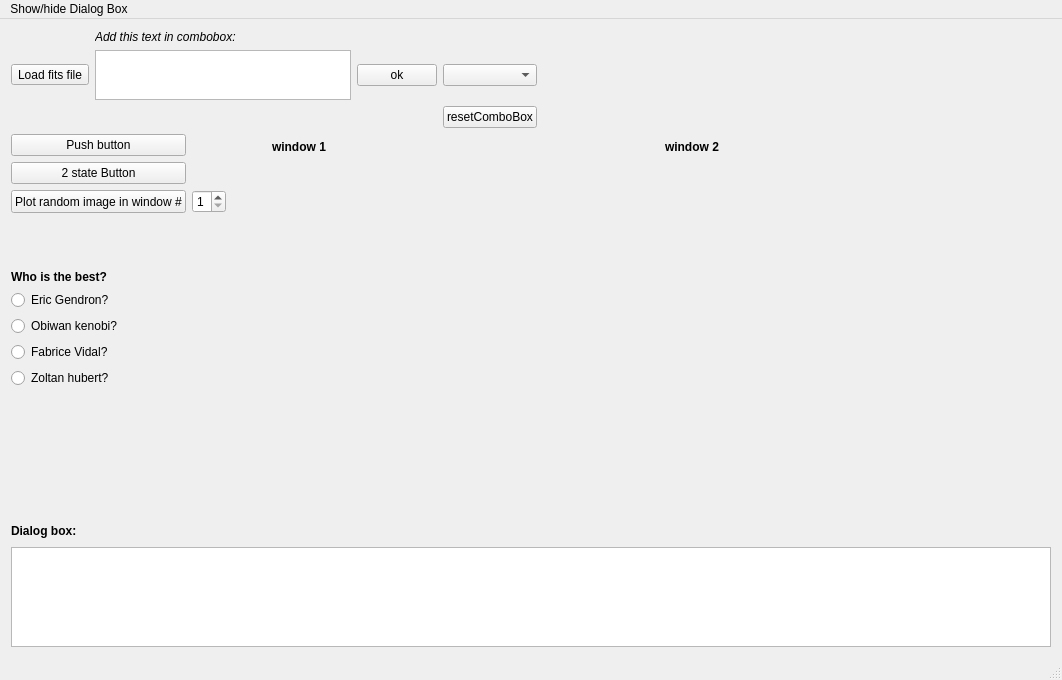
<?xml version="1.0" encoding="UTF-8"?>
<ui version="4.0">
 <class>demo_qt</class>
 <widget class="QMainWindow" name="demo_qt">
  <property name="geometry">
   <rect>
    <x>0</x>
    <y>0</y>
    <width>1062</width>
    <height>680</height>
   </rect>
  </property>
  <property name="windowTitle">
   <string>demo</string>
  </property>
  <widget class="QWidget" name="centralWidget">
   <layout class="QVBoxLayout" name="verticalLayout_5">
    <item>
     <layout class="QHBoxLayout" name="horizontalLayout">
      <item>
       <layout class="QGridLayout" name="gridLayout_2">
        <item row="0" column="1" colspan="2">
         <widget class="QLabel" name="AOMode">
          <property name="font">
           <font>
            <italic>true</italic>
           </font>
          </property>
          <property name="text">
           <string>Add this text in combobox:</string>
          </property>
         </widget>
        </item>
        <item row="1" column="0">
         <widget class="QToolButton" name="loadfitsButton">
          <property name="text">
           <string>Load fits file</string>
          </property>
          <property name="shortcut">
           <string>Ctrl+S</string>
          </property>
         </widget>
        </item>
        <item row="1" column="1">
         <widget class="QTextEdit" name="textEdit">
          <property name="sizePolicy">
           <sizepolicy hsizetype="Fixed" vsizetype="Minimum">
            <horstretch>0</horstretch>
            <verstretch>0</verstretch>
           </sizepolicy>
          </property>
          <property name="maximumSize">
           <size>
            <width>16777215</width>
            <height>50</height>
           </size>
          </property>
         </widget>
        </item>
        <item row="1" column="2">
         <widget class="QPushButton" name="okButton">
          <property name="sizePolicy">
           <sizepolicy hsizetype="Fixed" vsizetype="Fixed">
            <horstretch>0</horstretch>
            <verstretch>0</verstretch>
           </sizepolicy>
          </property>
          <property name="text">
           <string>ok</string>
          </property>
         </widget>
        </item>
        <item row="1" column="3">
         <widget class="QComboBox" name="ComboBox"/>
        </item>
        <item row="2" column="3">
         <widget class="QPushButton" name="resetCombobox">
          <property name="text">
           <string>resetComboBox</string>
          </property>
         </widget>
        </item>
       </layout>
      </item>
      <item>
       <spacer name="horizontalSpacer">
        <property name="orientation">
         <enum>Qt::Horizontal</enum>
        </property>
        <property name="sizeHint" stdset="0">
         <size>
          <width>309</width>
          <height>20</height>
         </size>
        </property>
       </spacer>
      </item>
     </layout>
    </item>
    <item>
     <layout class="QHBoxLayout" name="horizontalLayout_4">
      <item>
       <layout class="QVBoxLayout" name="verticalLayout_4">
        <item>
         <layout class="QHBoxLayout" name="horizontalLayout_2">
          <item>
           <layout class="QGridLayout" name="gridLayout_3">
            <item row="0" column="0">
             <widget class="QPushButton" name="pushButton">
              <property name="text">
               <string>Push button</string>
              </property>
             </widget>
            </item>
            <item row="1" column="0">
             <widget class="QPushButton" name="twoStateButton">
              <property name="text">
               <string>2 state Button</string>
              </property>
              <property name="checkable">
               <bool>false</bool>
              </property>
             </widget>
            </item>
            <item row="2" column="1">
             <widget class="QSpinBox" name="winNumber">
              <property name="minimum">
               <number>1</number>
              </property>
              <property name="maximum">
               <number>2</number>
              </property>
              <property name="value">
               <number>1</number>
              </property>
             </widget>
            </item>
            <item row="2" column="0">
             <widget class="QPushButton" name="plotRandom">
              <property name="sizePolicy">
               <sizepolicy hsizetype="Minimum" vsizetype="Expanding">
                <horstretch>0</horstretch>
                <verstretch>0</verstretch>
               </sizepolicy>
              </property>
              <property name="text">
               <string>Plot random image in window #</string>
              </property>
             </widget>
            </item>
           </layout>
          </item>
          <item>
           <spacer name="horizontalSpacer_2">
            <property name="orientation">
             <enum>Qt::Horizontal</enum>
            </property>
            <property name="sizeType">
             <enum>QSizePolicy::Fixed</enum>
            </property>
            <property name="sizeHint" stdset="0">
             <size>
              <width>40</width>
              <height>20</height>
             </size>
            </property>
           </spacer>
          </item>
         </layout>
        </item>
        <item>
         <spacer name="verticalSpacer">
          <property name="orientation">
           <enum>Qt::Vertical</enum>
          </property>
          <property name="sizeHint" stdset="0">
           <size>
            <width>20</width>
            <height>40</height>
           </size>
          </property>
         </spacer>
        </item>
        <item>
         <layout class="QHBoxLayout" name="horizontalLayout_3">
          <item>
           <layout class="QVBoxLayout" name="verticalLayout_2">
            <item>
             <widget class="QLabel" name="AOMode_2">
              <property name="font">
               <font>
                <weight>75</weight>
                <bold>true</bold>
               </font>
              </property>
              <property name="text">
               <string>Who is the best?</string>
              </property>
             </widget>
            </item>
            <item>
             <widget class="QRadioButton" name="radioButton_1">
              <property name="text">
               <string>Eric Gendron?</string>
              </property>
             </widget>
            </item>
            <item>
             <widget class="QRadioButton" name="radioButton_2">
              <property name="text">
               <string>Obiwan kenobi?</string>
              </property>
             </widget>
            </item>
            <item>
             <widget class="QRadioButton" name="radioButton_3">
              <property name="text">
               <string>Fabrice Vidal?</string>
              </property>
             </widget>
            </item>
            <item>
             <widget class="QRadioButton" name="radioButton_4">
              <property name="text">
               <string>Zoltan hubert?</string>
              </property>
             </widget>
            </item>
           </layout>
          </item>
          <item>
           <spacer name="horizontalSpacer_3">
            <property name="orientation">
             <enum>Qt::Horizontal</enum>
            </property>
            <property name="sizeType">
             <enum>QSizePolicy::Fixed</enum>
            </property>
            <property name="sizeHint" stdset="0">
             <size>
              <width>40</width>
              <height>20</height>
             </size>
            </property>
           </spacer>
          </item>
         </layout>
        </item>
       </layout>
      </item>
      <item>
       <layout class="QGridLayout" name="gridLayout">
        <item row="0" column="1">
         <widget class="MatplotlibWidget" name="window2" native="true">
          <property name="sizePolicy">
           <sizepolicy hsizetype="MinimumExpanding" vsizetype="MinimumExpanding">
            <horstretch>0</horstretch>
            <verstretch>0</verstretch>
           </sizepolicy>
          </property>
          <property name="minimumSize">
           <size>
            <width>200</width>
            <height>200</height>
           </size>
          </property>
          <widget class="QLabel" name="WFSUsed_2">
           <property name="geometry">
            <rect>
             <x>0</x>
             <y>0</y>
             <width>99</width>
             <height>26</height>
            </rect>
           </property>
           <property name="font">
            <font>
             <weight>75</weight>
             <bold>true</bold>
            </font>
           </property>
           <property name="text">
            <string>window 2</string>
           </property>
          </widget>
         </widget>
        </item>
        <item row="0" column="0">
         <widget class="MatplotlibWidget" name="window1" native="true">
          <property name="sizePolicy">
           <sizepolicy hsizetype="MinimumExpanding" vsizetype="MinimumExpanding">
            <horstretch>0</horstretch>
            <verstretch>0</verstretch>
           </sizepolicy>
          </property>
          <property name="minimumSize">
           <size>
            <width>200</width>
            <height>200</height>
           </size>
          </property>
          <widget class="QLabel" name="WFSUsed">
           <property name="geometry">
            <rect>
             <x>0</x>
             <y>0</y>
             <width>99</width>
             <height>26</height>
            </rect>
           </property>
           <property name="font">
            <font>
             <weight>75</weight>
             <bold>true</bold>
            </font>
           </property>
           <property name="text">
            <string>window 1</string>
           </property>
          </widget>
         </widget>
        </item>
       </layout>
      </item>
     </layout>
    </item>
    <item>
     <layout class="QVBoxLayout" name="verticalLayout_3">
      <item>
       <spacer name="verticalSpacer_4">
        <property name="orientation">
         <enum>Qt::Vertical</enum>
        </property>
        <property name="sizeHint" stdset="0">
         <size>
          <width>20</width>
          <height>40</height>
         </size>
        </property>
       </spacer>
      </item>
      <item>
       <layout class="QVBoxLayout" name="verticalLayout">
        <item>
         <widget class="QLabel" name="label_2">
          <property name="sizePolicy">
           <sizepolicy hsizetype="Expanding" vsizetype="Expanding">
            <horstretch>0</horstretch>
            <verstretch>0</verstretch>
           </sizepolicy>
          </property>
          <property name="maximumSize">
           <size>
            <width>16777215</width>
            <height>100</height>
           </size>
          </property>
          <property name="font">
           <font>
            <weight>75</weight>
            <bold>true</bold>
           </font>
          </property>
          <property name="text">
           <string>Dialog box:</string>
          </property>
         </widget>
        </item>
        <item>
         <widget class="QTextEdit" name="dialogBox">
          <property name="maximumSize">
           <size>
            <width>16777215</width>
            <height>100</height>
           </size>
          </property>
          <property name="frameShape">
           <enum>QFrame::StyledPanel</enum>
          </property>
         </widget>
        </item>
       </layout>
      </item>
     </layout>
    </item>
   </layout>
   <zorder>pushButton</zorder>
   <zorder>twoStateButton</zorder>
   <zorder>plotRandom</zorder>
   <zorder>winNumber</zorder>
   <zorder>loadfitsButton</zorder>
   <zorder>textEdit</zorder>
   <zorder>AOMode</zorder>
   <zorder>resetCombobox</zorder>
   <zorder>ComboBox</zorder>
   <zorder>okButton</zorder>
   <zorder>window1</zorder>
   <zorder>window2</zorder>
   <zorder>verticalSpacer</zorder>
   <zorder>verticalSpacer_2</zorder>
   <zorder>dialogBox</zorder>
   <zorder>label_2</zorder>
   <zorder>window2</zorder>
   <zorder>horizontalSpacer</zorder>
   <zorder>layoutWidget_2</zorder>
   <zorder>layoutWidget_3</zorder>
   <zorder>horizontalSpacer_2</zorder>
   <zorder>horizontalSpacer_3</zorder>
  </widget>
  <widget class="QStatusBar" name="statusBar"/>
  <widget class="QMenuBar" name="menuBar">
   <property name="geometry">
    <rect>
     <x>0</x>
     <y>0</y>
     <width>1062</width>
     <height>34</height>
    </rect>
   </property>
   <widget class="QMenu" name="menuShow_hide_Dialog_Box">
    <property name="title">
     <string>Show/hide Dialog Box</string>
    </property>
    <addaction name="separator"/>
    <addaction name="separator"/>
    <addaction name="actionShow_DialogBox"/>
    <addaction name="actionHide_DialogBox"/>
   </widget>
   <addaction name="menuShow_hide_Dialog_Box"/>
  </widget>
  <action name="open_file">
   <property name="checkable">
    <bool>true</bool>
   </property>
   <property name="text">
    <string>QString s = QFileDialog::getOpenFileName(&quot;./&quot;, &quot;All Files (*.*)&quot;, this, &quot;open file dialog&quot;, &quot;Choose a file...&quot; );
	inputEdit-&gt;setText(s);
</string>
   </property>
  </action>
  <action name="start_zSim">
   <property name="checkable">
    <bool>true</bool>
   </property>
   <property name="checked">
    <bool>true</bool>
   </property>
   <property name="text">
    <string notr="true">system ./zSim_bin</string>
   </property>
   <property name="toolTip">
    <string>start zSim</string>
   </property>
  </action>
  <action name="actionShow_DialogBox">
   <property name="text">
    <string>Show DialogBox</string>
   </property>
  </action>
  <action name="actionHide_DialogBox">
   <property name="text">
    <string>Hide DialogBox</string>
   </property>
  </action>
 </widget>
 <layoutdefault spacing="6" margin="11"/>
 <customwidgets>
  <customwidget>
   <class>MatplotlibWidget</class>
   <extends>QWidget</extends>
   <header>matplotlibwidget.h</header>
   <container>1</container>
  </customwidget>
 </customwidgets>
 <resources/>
 <connections>
  <connection>
   <sender>actionHide_DialogBox</sender>
   <signal>activated()</signal>
   <receiver>dialogBox</receiver>
   <slot>hide()</slot>
   <hints>
    <hint type="sourcelabel">
     <x>-1</x>
     <y>-1</y>
    </hint>
    <hint type="destinationlabel">
     <x>530</x>
     <y>598</y>
    </hint>
   </hints>
  </connection>
  <connection>
   <sender>actionShow_DialogBox</sender>
   <signal>activated()</signal>
   <receiver>dialogBox</receiver>
   <slot>show()</slot>
   <hints>
    <hint type="sourcelabel">
     <x>107</x>
     <y>102</y>
    </hint>
    <hint type="destinationlabel">
     <x>530</x>
     <y>598</y>
    </hint>
   </hints>
  </connection>
 </connections>
</ui>
